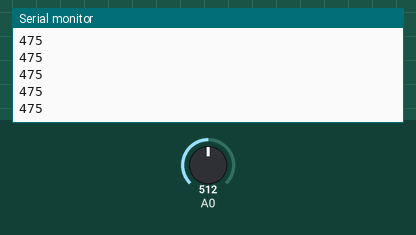
A sketch run on a simulated Arduino Uno, built with avr-gcc and run on an emulated ATmega328P. Shown: the last lines printed to the serial monitor. Inputs (shaded band) come from the test bench; at power-on: A0 = 512.

Above: at 1.2 s.
1.3 s: A0 set to 716
At 1.31 s:
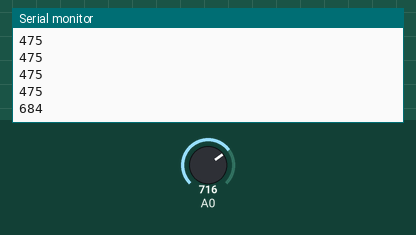
2.8 s: A0 set to 900
At 2.81 s:
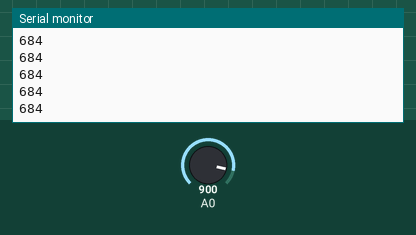
Timing chart, 0 to 5.8 s (numbered marks = the images above; inputs shaded):
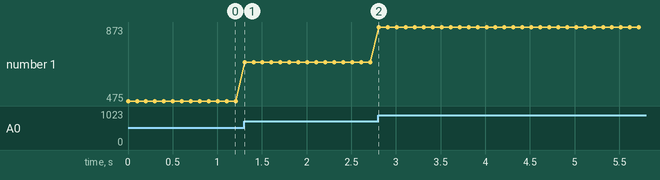

Measured:
- after the input at 1.3 s, the serial monitor: prints a new line at once (image 1)
- plotted number 1: 475 → 684 after the input at 1.3 s, 684 → 873 after the input at 2.8 s

The sketch:

POTENTIOMETER.ino
```cpp
void setup() {
  Serial.begin(9600);
 }

void loop() {
  int mouseX=map(analogRead(A0),0,1023,-50,1000);
  Serial.println(mouseX);
  delay(100);
  }
```
